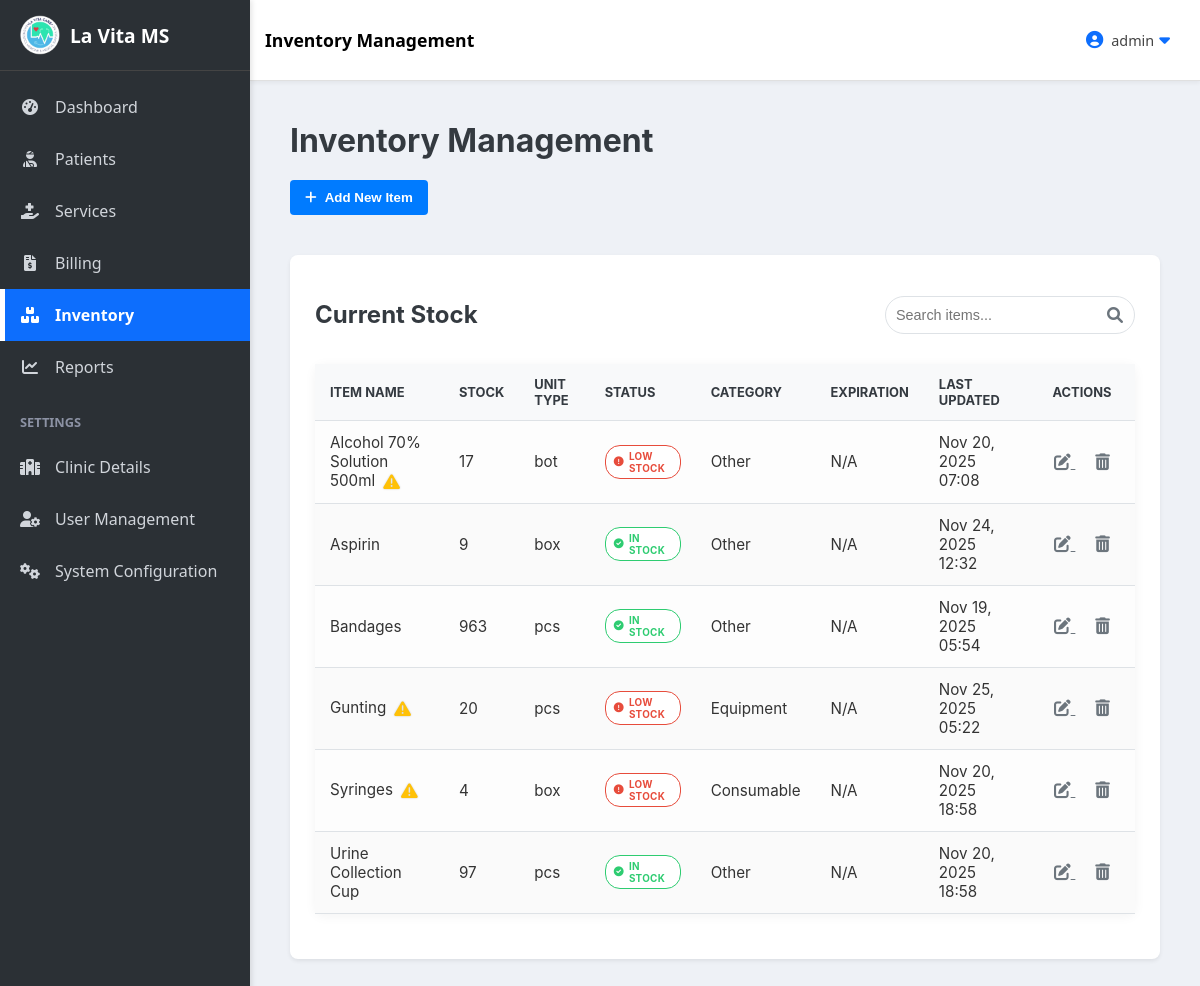
/index.php?page=inventory (signed in), run on the app's committed database.
### tables this page shows
CREATE TABLE IF NOT EXISTS `inventory` (
  `id` int NOT NULL AUTO_INCREMENT,
  `item_name` varchar(255) NOT NULL,
  `stock_quantity` int NOT NULL,
  `unit_price` decimal(10,2) NOT NULL,
  `expiration_date` date DEFAULT NULL,
  `category` varchar(50) NOT NULL DEFAULT 'Other',
  `low_stock_threshold` int DEFAULT NULL,
  `last_updated` timestamp NULL DEFAULT CURRENT_TIMESTAMP ON UPDATE CURRENT_TIMESTAMP,
  `unit_type` varchar(50) NOT NULL DEFAULT 'units',
  PRIMARY KEY (`id`)
);

### inventory.php (the view, shortened to what this page needs)
<?php
$low_stock_thresholds = [
    'box' => 5,
    'boxes' => 5,
    'bottle' => 3,
    'bottles' => 3,
    'pcs' => 10,
    'pieces' => 10,
    'pack' => 5,
    'packs' => 5,
];
$default_threshold = 10;
$result = $conn->query("SELECT id, item_name, stock_quantity, unit_type, expiration_date, category, low_stock_threshold, last_updated FROM inventory ORDER BY item_name ASC");
?>
<div class="page-container">
    <h1>Inventory Management</h1>
    <button onclick="openAddModal()" class="btn btn-primary" style="margin-bottom: 20px;">
        <i class="fas fa-plus"></i> Add New Item
    </button>
    <div class="table-card">
        <div class="table-header">
            <h2>Current Stock</h2>
            <div class="search-container">
                <input type="text" id="inventorySearch" placeholder="Search items..." class="search-input">
            </div>
        </div>
        <table class="data-table" id="inventoryTable">
            <thead>
                <tr>
                    <th>Item Name</th>
                    <th>Stock</th>
                    <th>Unit Type</th>
                    <th>Status</th>
                    <th>Category</th>
                    <th>Expiration</th>
                    <th>Last Updated</th>
                    <th style="text-align: center;">Actions</th>
                </tr>
            </thead>
            <tbody>
                <?php
                if ($result->num_rows > 0) {
                    while ($row = $result->fetch_assoc()) {
                        $unit_type_lower = strtolower($row['unit_type']);
                        $low_stock_threshold = isset($row['low_stock_threshold']) && $row['low_stock_threshold'] !== null
                            ? (int)$row['low_stock_threshold']
                            : ($low_stock_thresholds[$unit_type_lower] ?? $default_threshold);
                        $is_low_stock = $row['stock_quantity'] <= $low_stock_threshold;
                        $status_text = $is_low_stock ? 'Low Stock' : 'In Stock';
                        $status_class = $is_low_stock ? 'status-critical' : 'status-in-stock';
                        $row_class = $is_low_stock ? 'low-stock' : '';
                        $low_stock_icon = '';
                        if ($is_low_stock) {
                            $low_stock_icon = '<i class="fas fa-exclamation-triangle low-stock-icon" title="LOW STOCK: ' . htmlspecialchars($row['stock_quantity']) . ' ' . htmlspecialchars($row['unit_type']) . ' remaining (Threshold: ' . $low_stock_threshold . ')"></i>';
                        }
                        echo '
                        <tr class="' . $row_class . '">
                            <td class="item-name' . ($is_low_stock ? ' critical-item' : '') . '">' . htmlspecialchars($row['item_name']) . $low_stock_icon . '</td>
                            <td>' . htmlspecialchars($row['stock_quantity']) . '</td>
                            <td>' . htmlspecialchars($row['unit_type']) . '</td>
                            <td><span class="status-badge ' . $status_class . '">' .
                                ($is_low_stock ?
                                    '<i class="fas fa-exclamation-circle"></i>' :
                                    '<i class="fas fa-check-circle"></i>'
                                ) .
                                $status_text .
                            '</span></td>
                            <td>' . htmlspecialchars($row['category']) . '</td>
                            <td>' . htmlspecialchars($row['expiration_date'] ?? 'N/A') . '</td>
                            <td>' . date('M d, Y H:i', strtotime($row['last_updated'])) . '</td>
                            <td style="white-space: nowrap; text-align: center;">
                                <a href="#" class="action-btn edit" title="Edit"
                                    data-id="' . htmlspecialchars($row['id']) . '"
                                    data-item_name="' . htmlspecialchars($row['item_name']) . '"
                                    data-stock_quantity="' . htmlspecialchars($row['stock_quantity']) . '"
                                    data-unit_type="' . htmlspecialchars($row['unit_type']) . '"
                                    data-expiration_date="' . htmlspecialchars($row['expiration_date'] ?? '') . '"
                                    data-category="' . htmlspecialchars($row['category']) . '"
                                    data-low_stock_threshold="' . htmlspecialchars($row['low_stock_threshold'] ?? '') . '"
                                    onclick="openEditModal(this.dataset)">
                                    <i class="fas fa-edit"></i>
                                </a>
                                <a href="?page=inventory&delete=' . htmlspecialchars($row['id']) . '" class="action-btn delete" title="Delete" onclick="return confirm(\'Are you sure you want to delete this inventory item?\');"><i class="fas fa-trash-alt"></i></a>
                            </td>
                        </tr>';
                    }
                } else {
                    echo '<tr><td colspan="8" style="text-align:center; padding: 15px; font-style: italic;">No inventory items found.</td></tr>';
                }
                ?>
            </tbody>
        </table>
    </div>
</div>

### style.css (style rules this page uses)
html, body { height: 100%; margin: 0; padding: 0; overflow-x: hidden; overflow-y: auto; }
body { display: flex; flex-direction: column; height: 100vh; }
html { height: 100%; overflow-x: hidden; scroll-behavior: smooth; }
html { height: 100%; overflow-x: hidden; }
body { font-family: 'Segoe UI', Tahoma, Geneva, Verdana, sans-serif; background-color: #eef1f6; color: #333; margin: 0; padding: 0; min-height: 100vh; display: flex; flex-direction: column; position: relative; }
.btn { border: none; padding: 12px 25px; border-radius: 6px; cursor: pointer; transition: all 0.3s cubic-bezier(0.4, 0, 0.2, 1); font-weight: 600; position: relative; overflow: hidden; transform: translateZ(0); }
.btn:after { content: ''; position: absolute; top: 50%; left: 50%; width: 5px; height: 5px; background: rgba(255, 255, 255, 0.5); opacity: 0; border-radius: 100%; transform: scale(1, 1) translate(-50%, -50%); transform-origin: 50% 50%; }
.btn-primary { background-color: #0d6efd; color: #fff; }
.data-table { width: 100%; border-collapse: collapse; margin: 20px 0; position: relative; border-radius: 8px; box-shadow: 0 2px 12px rgba(0, 0, 0, 0.05); font-size: 0.95em; transition: all 0.3s ease; table-layout: auto; }
.data-table th, .data-table td { padding: 15px; text-align: left; border-bottom: 1px solid #e0e0e0; }
.data-table thead { background-color: #f8f9fa; color: #444; font-weight: 600; }
.data-table tbody tr:nth-child(odd) { background-color: #fdfdfd; }
.data-table tbody tr:nth-child(even) { background-color: #fafafa; }

### index.php (style rules this page uses)
:root { --primary-color: #2c3e50; --secondary-color: #3498db; --accent-color: #2ecc71; --background-color: #ecf0f1; --card-background: #ffffff; --text-color: #34495e; --border-color: #e0e0e0; }

### inventory.php (style rules this page uses)
:root { --primary-color: #007bff; --success-color: #28a745; --danger-color: #dc3545; --background-light: #f8f9fa; --text-dark: #343a40; --border-light: #dee2e6; --shadow-subtle: 0 0.125rem 0.25rem rgba(0, 0, 0, 0.075); }
.page-container { max-width: 1200px; margin: 0 auto; padding: 20px; font-family: -apple-system, BlinkMacSystemFont, "Segoe UI", Roboto, "Helvetica Neue", Arial, sans-serif; }
.page-container h1, .page-container h2 { color: var(--text-dark); margin-bottom: 20px; }
.table-card { background-color: #fff; padding: 25px; border-radius: 8px; box-shadow: var(--shadow-subtle); margin-top: 20px; }
.btn { padding: 10px 15px; border: none; border-radius: 4px; cursor: pointer; font-weight: 600; text-decoration: none; display: inline-flex; align-items: center; gap: 8px; transition: background-color 0.2s, box-shadow 0.2s; }
.btn-primary { background-color: var(--primary-color); color: #fff; }
.action-btn { background: none; border: none; color: #6c757d; padding: 5px; margin: 0 5px; cursor: pointer; transition: color 0.2s; font-size: 1.1em; }
.status-badge { display: inline-flex; align-items: center; gap: 5px; padding: 4px 10px 4px 8px; border-radius: 15px; font-size: 0.65em; font-weight: 650; text-transform: uppercase; letter-spacing: 0.3px; background-color: white; border: 1px solid; }
.status-critical { color: #e74c3c; border-color: #e74c3c; }
.status-critical i { color: #e74c3c; }
.status-in-stock { color: #2ecc71; border-color: #2ecc71; }
.status-in-stock i { color: #2ecc71; }
.item-name { position: relative; padding-left: 12px; }
.table-header { display: flex; justify-content: space-between; align-items: center; margin-bottom: 15px; flex-wrap: wrap; gap: 15px; }
.search-container { position: relative; width: 250px; }
.search-input { width: 100%; padding: 8px 35px 8px 15px; border: 1px solid #ddd; border-radius: 20px; font-size: 0.9em; transition: all 0.3s ease; }
.data-table { width: 100%; border-collapse: collapse; margin-top: 15px; text-align: left; }
.data-table th, .data-table td { padding: 12px 15px; border-bottom: 1px solid var(--border-light); vertical-align: middle; }
.data-table th { background-color: var(--background-light); color: var(--text-dark); font-weight: 700; text-transform: uppercase; font-size: 0.85em; }
.low-stock-icon { color: #ffc107; margin-left: 8px; font-size: 1.1em; vertical-align: middle; text-shadow: 0 0 2px rgba(0,0,0,0.2); }
input[type="text"], input[type="number"], input[type="date"], select { width: 100%; padding: 10px; border: 1px solid var(--border-light); border-radius: 4px; box-sizing: border-box; transition: border-color 0.2s, box-shadow 0.2s; }
.search-container .search-input { border-radius: 999px !important; }

### data on the page
inventory: item_name "Alcohol 70% Solution 500ml", stock_quantity "17", unit_type "bot", status_text "LOW STOCK", category "Other", expiration_date "N/A", last_updated "Nov 20, 2025 07:08"
inventory: item_name "Aspirin", stock_quantity "9", unit_type "box", status_text "IN STOCK", category "Other", expiration_date "N/A", last_updated "Nov 24, 2025 12:32"
inventory: item_name "Bandages", stock_quantity "963", unit_type "pcs", status_text "IN STOCK", category "Other", expiration_date "N/A", last_updated "Nov 19, 2025 05:54"
inventory: item_name "Gunting", stock_quantity "20", unit_type "pcs", status_text "LOW STOCK", category "Equipment", expiration_date "N/A", last_updated "Nov 25, 2025 05:22"
inventory: item_name "Syringes", stock_quantity "4", unit_type "box", status_text "LOW STOCK", category "Consumable", expiration_date "N/A", last_updated "Nov 20, 2025 18:58"
inventory: item_name "Urine Collection Cup", stock_quantity "97", unit_type "pcs", status_text "IN STOCK", category "Other", expiration_date "N/A", last_updated "Nov 20, 2025 18:58"

### other printed values
$activeTitle "Inventory Management"
$_SESSION['username'] "admin"
